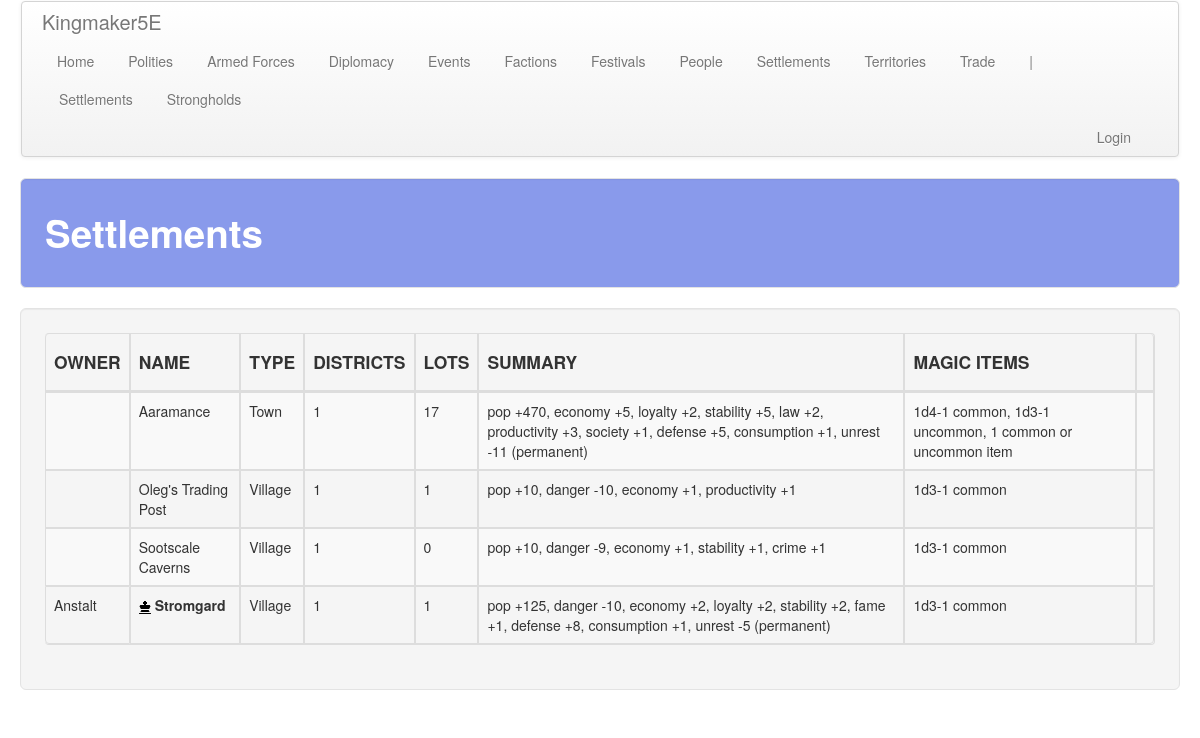
Page /settlements/ on the committed database.
### settlements/models.py (models this page shows, shortened)
class Settlement(models.Model):
    territory = models.ForeignKey(
        'territory.Territory', on_delete=models.CASCADE,
        related_name='settlement', related_query_name='settlement'
    )
    name = models.CharField(max_length=default_max_length)
    districts = models.IntegerField(default=1)
    capital = models.BooleanField(default=False)

class Type(models.Model):
    name = models.CharField(max_length=default_max_length)
    max_lots = models.IntegerField(blank=True, null=True)
    con_bonus = models.FloatField()
    pop_mult = models.FloatField()
    dan_mod = models.IntegerField()
    att_mod = models.IntegerField()
    magic_items = models.CharField(max_length=default_max_length, blank=True, null=True)

### territory/models.py (models this page shows, shortened)
class Territory(models.Model):
    polity = models.ForeignKey(
        'polity.Polity', on_delete=models.CASCADE, default=1,
        related_name='territory', related_query_name='territory',
        null=True, blank=True,
    )
    map = models.ForeignKey(
        Map, on_delete=models.CASCADE, default=1,
        related_name='territory', related_query_name='territory'
    )
    hex = models.IntegerField()
    type = models.ForeignKey(
        Type, on_delete=models.CASCADE, default=1,
        related_name='territory', related_query_name='territory'
    )
    features = models.ManyToManyField(
        Feature, related_name='territory', related_query_name='territory',
        blank=True,
    )
    improvements = models.ManyToManyField(
        Improvement, related_name='territory', related_query_name='territory',
        blank=True,
    )
    notes = models.TextField(blank=True, null=True)
    img = models.TextField(blank=True, null=True)

### polity/models.py (models this page shows, shortened)
class Polity(models.Model):
    name = models.CharField(max_length=default_max_length)
    government = models.ForeignKey(
        Government, on_delete=models.CASCADE,
        related_name='polity', related_query_name='polity')
    alignment_lc = models.ForeignKey(
        AlignmentLC, on_delete=models.CASCADE,
        related_name='polity', related_query_name='polity')
    alignment_ge = models.ForeignKey(
        AlignmentGE, on_delete=models.CASCADE,
        related_name='polity', related_query_name='polity')
    treasury = models.IntegerField(default=0)
    unrest = models.IntegerField(default=0)
    fame = models.IntegerField(default=0)
    infamy = models.IntegerField(default=0)
    desc = models.TextField(default="", blank=True)
    tax_edict = models.ForeignKey(
        'core.TaxEdict', on_delete=models.CASCADE,
        related_name='polity', related_query_name='polity')
    promotion_edict = models.ForeignKey(
        'core.PromotionEdict', on_delete=models.CASCADE,
        related_name='polity', related_query_name='polity')
    holiday_edict = models.ForeignKey(
        'core.HolidayEdict', on_delete=models.CASCADE,
        related_name='polity', related_query_name='polity')
    recruitment_edict = models.ForeignKey(
        'core.RecruitmentEdict', on_delete=models.CASCADE,
        related_name='polity', related_query_name='polity')
    ruler_attribute_1 = models.ForeignKey(
        Attribute, on_delete=models.CASCADE, null=True, blank=True,
        related_name='polity_ruler_1', related_query_name='polity_ruler_1')
    ruler_attribute_2 = models.ForeignKey(
        Attribute, on_delete=models.CASCADE, null=True, blank=True,
        related_name='polity_ruler_2', related_query_name='polity_ruler_2')
    ruler_attribute_3 = models.ForeignKey(
        Attribute, on_delete=models.CASCADE, null=True, blank=True,
        related_name='polity_ruler_3', related_query_name='polity_ruler_3')
    spymaster_attribute = models.ForeignKey(
        Attribute, on_delete=models.CASCADE, null=True, blank=True,
        related_name='polity_spymaster', related_query_name='polity_spymaster')

### settlements/views.py (the view)
# urls.py: path('', views.settlements, name='settlements'),
def settlements(request):
    obj_plural_s = a_plural
    obj_plural = a_plural.replace(' ', '_')
    items = a_obj.objects.order_by('territory__polity__name', 'name')
    for settlement in items:
        get_settlement_details(settlement)
    return render(
        request, '%s/%s.html' % (app_name, obj_plural),
        {'title': obj_plural_s.title(), obj_plural: items}
    )

### common/settlements.py (called while the page is built, shortened)
def apply_deity_bonuses(building):
    if building.deity.name == "Great Church":
        if building.type.name.lower() == 'cathedral':
            building.loyalty += 4
            building.stability += 4
            building.unrest -= 4
            building.law += 2
        elif building.type.name.lower() == 'temple':
            building.loyalty += 2
            building.stability += 2
            building.unrest -= 2
        elif building.type.name.lower() == 'shrine':
            building.loyalty += 1
            building.unrest -= 1
    return {}

### common/utils.py (called while the page is built)
def get_signed_number(number):
    if number >= 0:
        s = '+%s' % number
    else:
        s = '-%s' % abs(number)
    return {'s': s}

### settlements/templates/settlements/settlements.html (shortened to what this page needs)
<!DOCTYPE html>
{% extends 'settlements/base.html' %}
{% load staticfiles %}
{% block table_header %}
    <th><h4>OWNER</h4></th>
    <th><h4>NAME</h4></th>
    <th><h4>TYPE</h4></th>
    <th><h4>DISTRICTS</h4></th>
    <th><h4>LOTS</h4></th>
    <th><h4>SUMMARY</h4></th>
    <th><h4>MAGIC ITEMS</h4></th>
    <th><h4></h4></th>
{% endblock %}
{% block table_body %}
    {% for settlement in settlements %}
        <tr class="clickable-object" style="cursor: pointer;" data-href="{% url 'settlements:buildings' settlement_id=settlement.pk %}">
            <td>{{ settlement.territory.polity.name }}</td>
            <td>
                {% if settlement.capital %}
                    <img src="{% static 'img/glyphicons-halflings-211-king.png' %}" alt="capital"/>
                    <b>{{ settlement.name }}</b>
                {% else %}
                    {{ settlement.name }}
                {% endif %}
            </td>
            <td>{{ settlement.type.name }}</td>
            <td>{{ settlement.districts }}</td>
            <td>{{ settlement.lots }}</td>
            <td>{{ settlement.att_summary }}</td>
            <td>{{ settlement.magic_items_string }}</td>
            <td>
            </td>
        </tr>
    {% endfor %}
{% endblock %}

### static/css/hexagons.css (style rules this page uses)
* { margin: 0; padding: 0; }

### rows in the picture
Settlement: name "Aaramance", type.name "Town", districts "1", lots "17", att_summary "pop +470, economy +5, loyalty +2, stability +5, law +2, productivity +3, society +1, defense +5, consumption +1, unrest -11 (permanent)", magic_items_string "1d4-1 common, 1d3-1 uncommon, 1 common or uncommon item"
Settlement: name "Oleg's Trading Post", type.name "Village", districts "1", lots "1", att_summary "pop +10, danger -10, economy +1, productivity +1", magic_items_string "1d3-1 common"
Settlement: name "Sootscale Caverns", type.name "Village", districts "1", lots "0", att_summary "pop +10, danger -9, economy +1, stability +1, crime +1", magic_items_string "1d3-1 common"
Settlement: territory.polity.name "Anstalt", capital True (drawn), name "Stromgard", type.name "Village", districts "1", lots "1", att_summary "pop +125, danger -10, economy +2, loyalty +2, stability +2, fame +1, defense +8, consumption +1, unrest -5 (permanent)", magic_items_string "1d3-1 common"

### other values in the picture
{{ title }} "Settlements"
